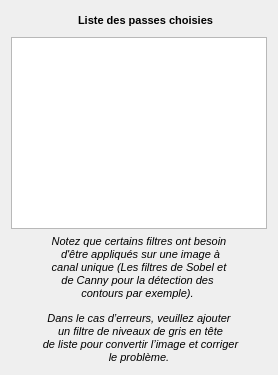
     <widget class="QWidget" name="dynamicWidget" native="true">
      <property name="enabled">
       <bool>true</bool>
      </property>
      <property name="minimumSize">
       <size>
        <width>0</width>
        <height>0</height>
       </size>
      </property>
      <layout class="QVBoxLayout" name="verticalLayout_4">
       <item>
        <layout class="QHBoxLayout" name="horizontalLayout_3">
         <item>
          <spacer name="horizontalSpacer_8">
           <property name="orientation">
            <enum>Qt::Horizontal</enum>
           </property>
           <property name="sizeHint" stdset="0">
            <size>
             <width>40</width>
             <height>20</height>
            </size>
           </property>
          </spacer>
         </item>
         <item>
          <widget class="QLabel" name="label_4">
           <property name="text">
            <string/>
           </property>
           <property name="pixmap">
            <pixmap resource="toolbar.qrc">:/images/application-list.png</pixmap>
           </property>
          </widget>
         </item>
         <item>
          <widget class="QLabel" name="label_3">
           <property name="text">
            <string>&lt;!DOCTYPE HTML PUBLIC &quot;-//W3C//DTD HTML 4.0//EN&quot; &quot;http://www.w3.org/TR/REC-html40/strict.dtd&quot;&gt;
&lt;html&gt;&lt;head&gt;&lt;meta name=&quot;qrichtext&quot; content=&quot;1&quot; /&gt;&lt;style type=&quot;text/css&quot;&gt;
p, li { white-space: pre-wrap; }
&lt;/style&gt;&lt;/head&gt;&lt;body style=&quot; font-family:'MS Shell Dlg 2'; font-size:8.25pt; font-weight:400; font-style:normal;&quot;&gt;
&lt;p align=&quot;center&quot; style=&quot; margin-top:0px; margin-bottom:0px; margin-left:0px; margin-right:0px; -qt-block-indent:0; text-indent:0px;&quot;&gt;&lt;span style=&quot; font-size:8pt; font-weight:600;&quot;&gt;Liste des passes choisies&lt;/span&gt;&lt;/p&gt;&lt;/body&gt;&lt;/html&gt;</string>
           </property>
          </widget>
         </item>
         <item>
          <spacer name="horizontalSpacer_10">
           <property name="orientation">
            <enum>Qt::Horizontal</enum>
           </property>
           <property name="sizeHint" stdset="0">
            <size>
             <width>40</width>
             <height>20</height>
            </size>
           </property>
          </spacer>
         </item>
        </layout>
       </item>
       <item>
        <widget class="QListWidget" name="listWidget"/>
       </item>
       <item>
        <widget class="QLabel" name="label_5">
         <property name="text">
          <string>&lt;!DOCTYPE HTML PUBLIC &quot;-//W3C//DTD HTML 4.0//EN&quot; &quot;http://www.w3.org/TR/REC-html40/strict.dtd&quot;&gt;
&lt;html&gt;&lt;head&gt;&lt;meta name=&quot;qrichtext&quot; content=&quot;1&quot; /&gt;&lt;style type=&quot;text/css&quot;&gt;
p, li { white-space: pre-wrap; }
&lt;/style&gt;&lt;/head&gt;&lt;body style=&quot; font-family:'MS Shell Dlg 2'; font-size:8.25pt; font-weight:400; font-style:normal;&quot;&gt;
&lt;p align=&quot;center&quot; style=&quot; margin-top:0px; margin-bottom:0px; margin-left:0px; margin-right:0px; -qt-block-indent:0; text-indent:0px;&quot;&gt;&lt;span style=&quot; font-size:8pt; font-style:italic;&quot;&gt;Notez que certains filtres ont besoin&lt;br /&gt; d'être appliqués sur une image à&lt;br /&gt; canal unique (Les filtres de Sobel et &lt;/span&gt;&lt;/p&gt;
&lt;p align=&quot;center&quot; style=&quot; margin-top:0px; margin-bottom:0px; margin-left:0px; margin-right:0px; -qt-block-indent:0; text-indent:0px;&quot;&gt;&lt;span style=&quot; font-size:8pt; font-style:italic;&quot;&gt;de Canny pour la détection des &lt;/span&gt;&lt;/p&gt;
&lt;p align=&quot;center&quot; style=&quot; margin-top:0px; margin-bottom:0px; margin-left:0px; margin-right:0px; -qt-block-indent:0; text-indent:0px;&quot;&gt;&lt;span style=&quot; font-size:8pt; font-style:italic;&quot;&gt;contours par exemple). &lt;/span&gt;&lt;/p&gt;
&lt;p align=&quot;center&quot; style=&quot; margin-top:12px; margin-bottom:12px; margin-left:0px; margin-right:0px; -qt-block-indent:0; text-indent:0px;&quot;&gt;&lt;span style=&quot; font-size:8pt; font-style:italic;&quot;&gt;Dans le cas d’erreurs, veuillez ajouter&lt;br /&gt; un filtre de niveaux de gris en tête&lt;br /&gt; de liste pour convertir l’image et corriger&lt;br /&gt; le problème. &lt;/span&gt;&lt;/p&gt;&lt;/body&gt;&lt;/html&gt;</string>
         </property>
        </widget>
       </item>
      </layout>
     </widget>
